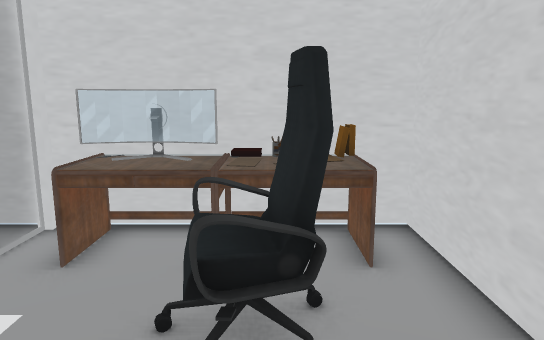
[1] (above)

16 first-person views from a walk through a Unity game level. The camera is 1.3 m above the floor, tilts 10° down and sees 70° across. The floor is counted in squares, 0.5 m on a side. Each view is taken from the middle of a square. On the plan, view 1 faces up. The plan holds only what a view shows up to about 20 squares ahead; the rest is blank. The player character is not drawn. Some surface patterns are stand-ins.

[2]
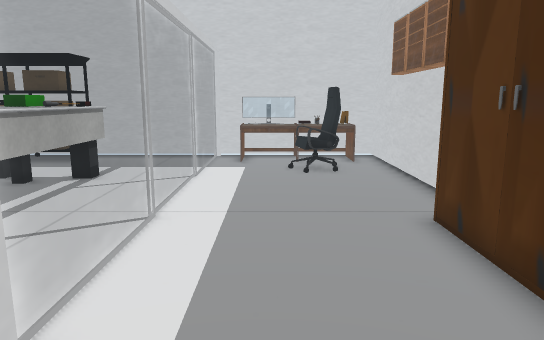

[3]
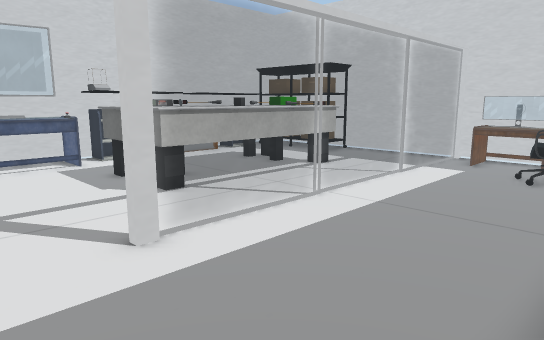

[4]
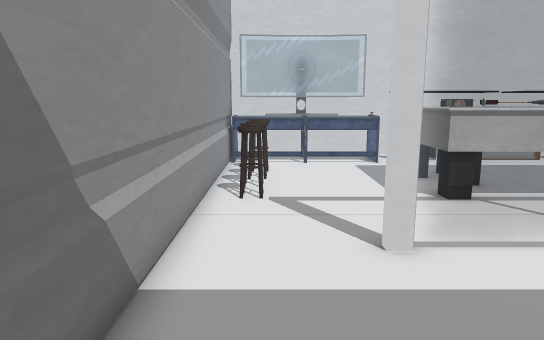

[5]
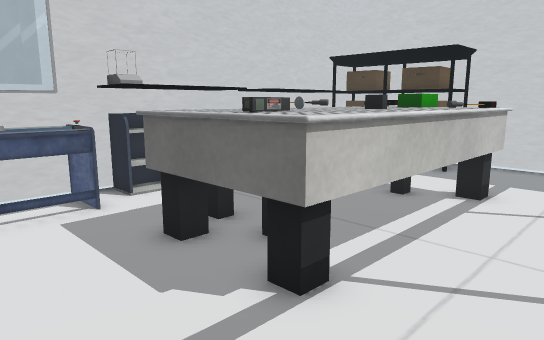

[6]
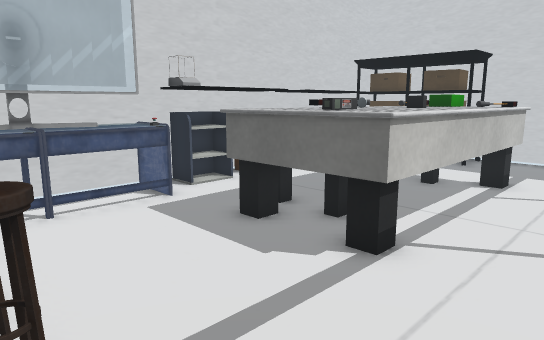

[7]
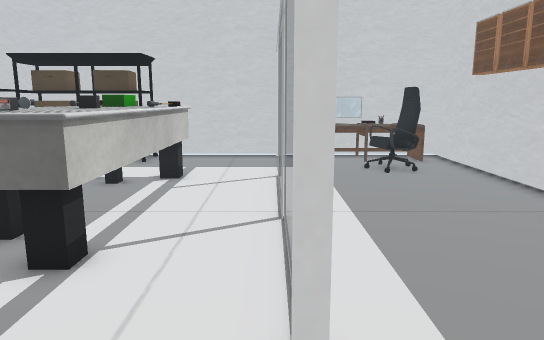

[8]
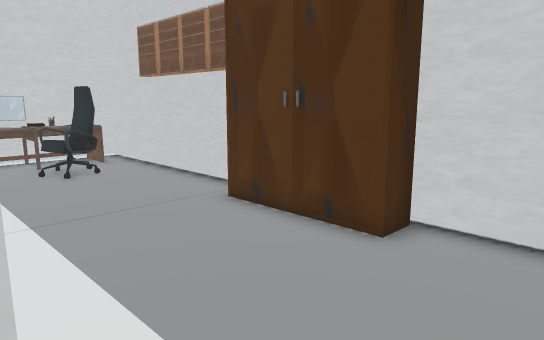

[9]
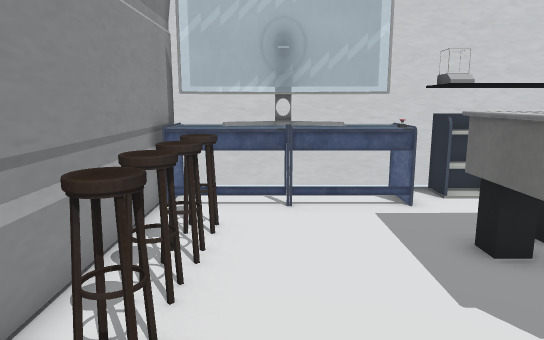

[10]
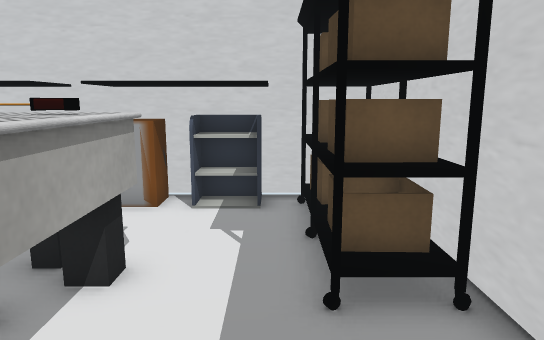

[11]
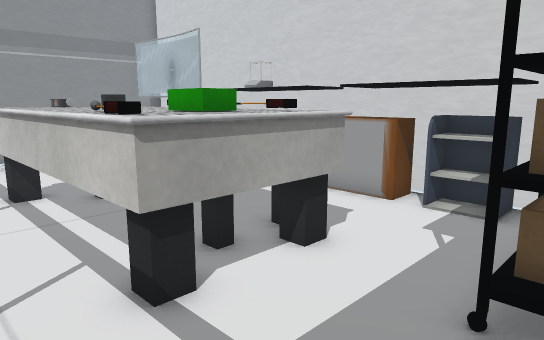

[12]
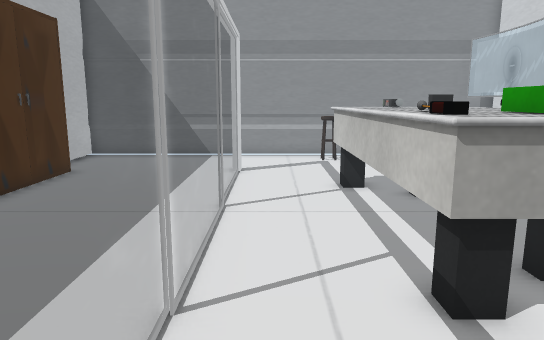

[13]
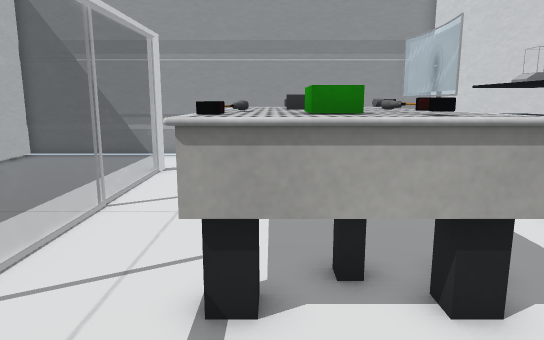

[14]
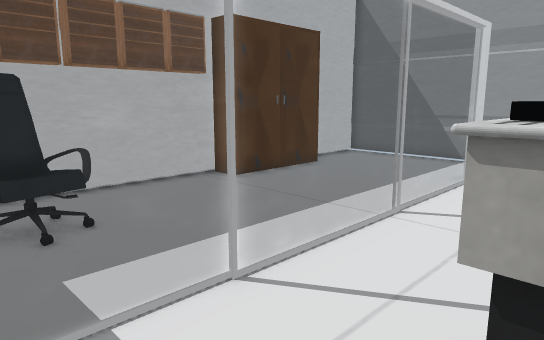

[15]
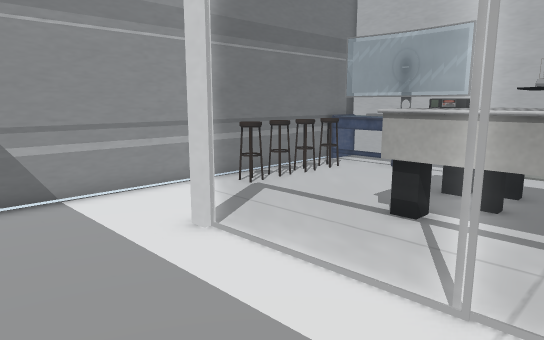

[16]
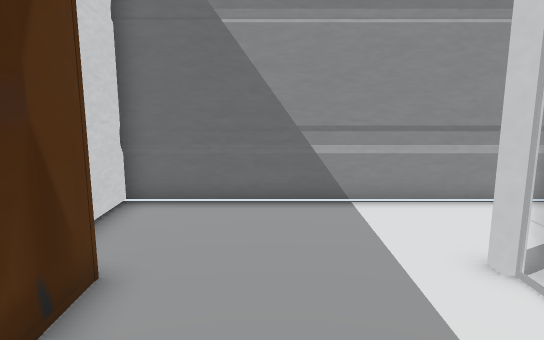

### Floor plan
Key: @ floor where view 1 was taken; # wall or solid block; . floor; = window, fence, low wall or low ledge; O other object.
Columns run from 17 left of view 1 to 3 right of it. Each row starts with its distance up from view 1.
  8 #####################
  7 #OOOOOO ....=.OOOOOO#
  6 #OOOOOO.....=.OOOOOO#
  5 #OO.........=...OO..#
  4 #OO.........=...OOO.#
  3 #OO..OOOOO..=...OO..#
  2 #OO..OOOOO..=.......#
  1 #OO..OOOOO..=.......#
  0 #OO.. OOOO..=....@..#
 -1 #OO.. OOOO..=.......#
 -2 #OO.. OOOO..=.......#
 -3 #OO..OOOOO..=......O#
 -4 #OO..OOOOO..=......O
 -5 # O..OOOOO..=......O
 -6 #OO..OOOOO..=......O
 -7 #OO.........=......O#
 -8 #OO.........#...... #
 -9 #OO.................#
-10 #OO.OOOOOO..........#
-11 #OO.OOOOOO..........#
-12 #####################

Positions as (right, up) in squares from view 1, and headings:
1: (0, 0), facing up
2: (-2, -11), facing up
3: (2, -11), facing up-left
4: (2, -10), facing left
5: (-5, -9), facing up-left
6: (-5, -11), facing up-left
7: (-5, -11), facing up
8: (-5, -11), facing up-right
9: (-5, -9), facing left
10: (-6, 5), facing left
11: (-6, 7), facing down-left
12: (-6, 7), facing down
13: (-9, 7), facing down
14: (-9, 6), facing down-right
15: (0, -1), facing down-left
16: (-1, -2), facing down
